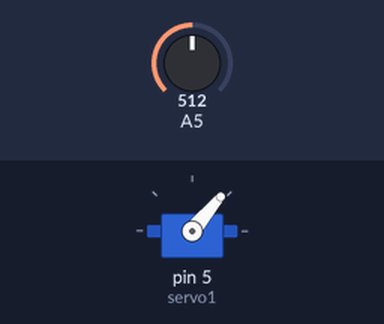
The sketch below on a simulated Arduino Uno, built with avr-gcc and run on an emulated ATmega328P. Parts: servo. The inputs (shaded band) are chosen by the test bench; at power-on: A5 = 512.

Above: at 1.2 s.
1.3 s: A5 set to 716
At 2.1 s:
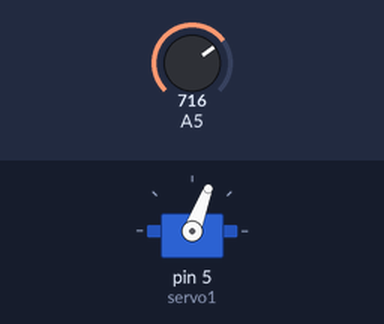
2.8 s: A5 set to 900
At 3.2 s:
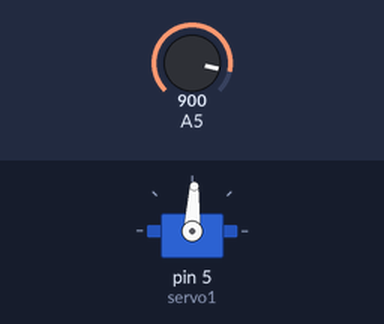
4.3 s: A5 set to 1023
At 5.5 s:
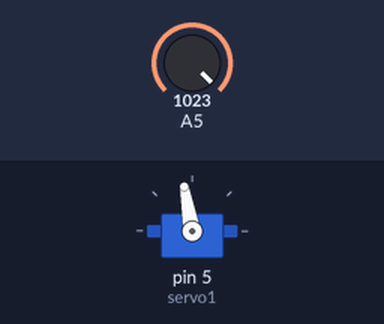
5.8 s: A5 set to 306
At 6.7 s:
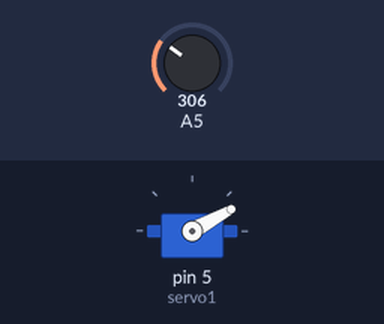
7.3 s: A5 set to 122
At 7.9 s:
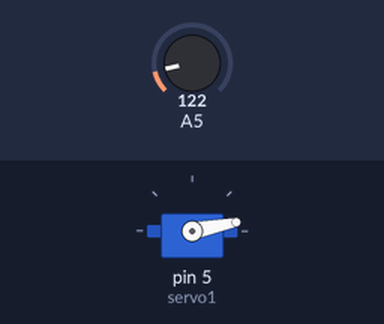
Timing chart, 0 to 9.8 s (numbered marks = the images above; inputs shaded):
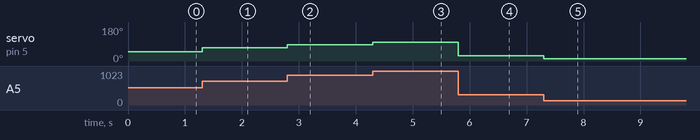

The sketch:

01_servo_reg.ino
```cpp
#include <Servo.h>

Servo servo1;

void setup() {
  servo1.attach(5);
}

void loop () {
  int potent = analogRead(5);
  potent = map(potent, 0, 1023, 0, 100);
  servo1.write(potent);
  delay(2);
}
```

Measured:
- after the input at 1.3 s, servo on pin 5 (servo1): 50° → 69° at once
- after the input at 2.8 s, servo on pin 5 (servo1): 69° → 87° at once
- after the input at 4.3 s, servo on pin 5 (servo1): 87° → 100° at once
- after the input at 5.8 s, servo on pin 5 (servo1): 100° → 29° at once
- after the input at 7.3 s, servo on pin 5 (servo1): 29° → 11° at once
